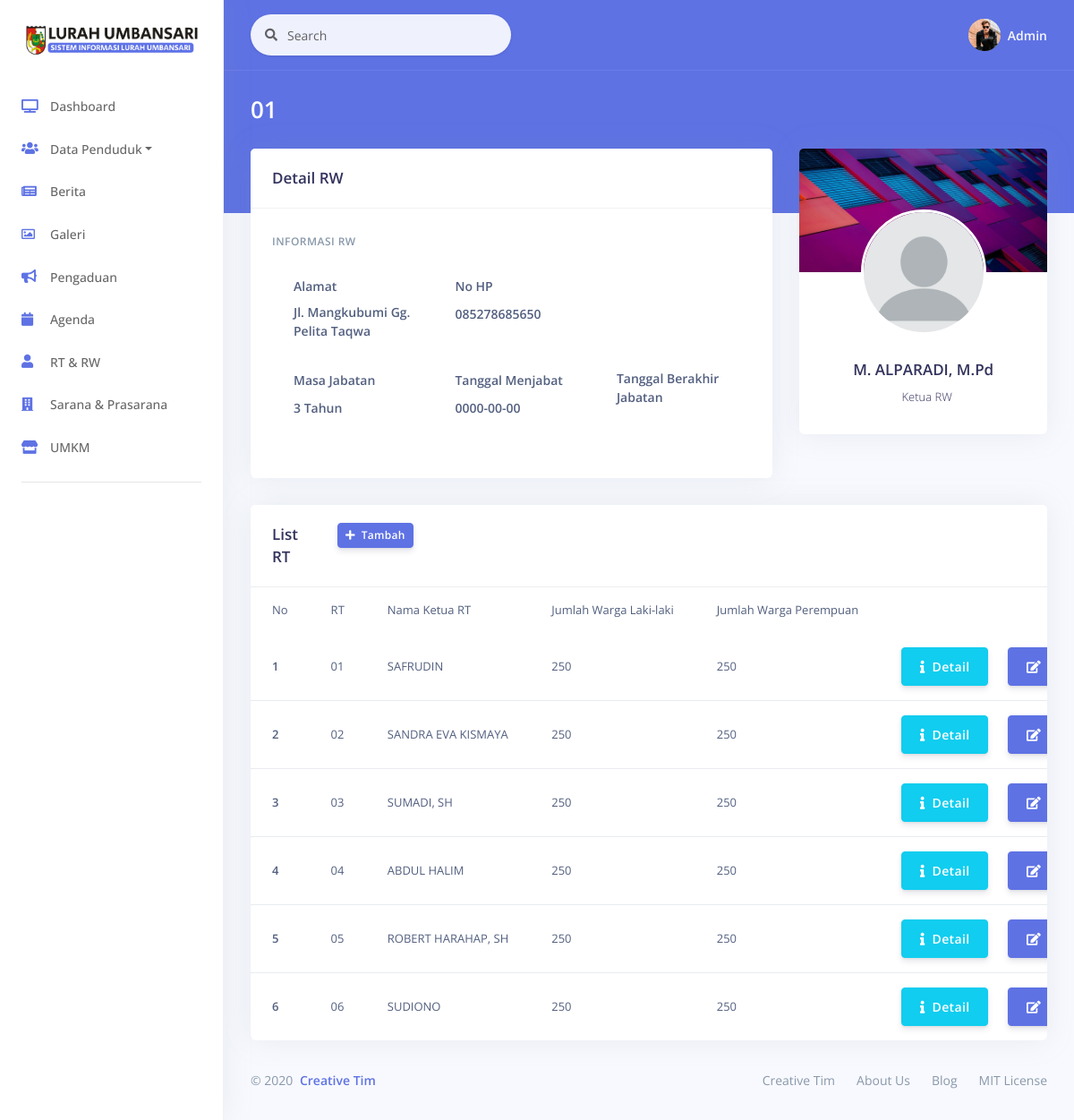
The page /Rw/detail/1 on the database its author committed.
### tables this page shows
CREATE TABLE `rw` (
  `rw_id` int(5) NOT NULL,
  `no_rw` varchar(50) NOT NULL,
  `rw_nama` varchar(50) DEFAULT NULL,
  `alamat` varchar(255) DEFAULT NULL,
  `no_tlp` varchar(50) DEFAULT NULL,
  `rw_foto` varchar(50) DEFAULT 'default.png',
  `tgl_jabat` date DEFAULT NULL,
  `tgl_akhir` date DEFAULT NULL,
  `status` varchar(50) DEFAULT '1'
);

CREATE TABLE `rt` (
  `rt_id` int(5) NOT NULL,
  `rw_id` int(5) NOT NULL,
  `rt_nama` varchar(50) DEFAULT NULL,
  `no_rt` varchar(50) DEFAULT NULL,
  `alamat` varchar(50) DEFAULT NULL,
  `no_tlp` varchar(50) DEFAULT NULL,
  `rt_foto` varchar(50) DEFAULT 'default.png',
  `tgl_jabat` date DEFAULT NULL,
  `tgl_akhir` date DEFAULT NULL,
  `status` varchar(50) DEFAULT '1'
);

### application/controllers/Rw.php (called while the page is built, shortened)
<?php
class Rw extends CI_Controller
{
    public function __construct()
    {
        $this->load->model('Rw_model');
        $this->load->model('Rt_model');
        $this->load->model('User_model');
    }
    public function detail($rw_id)
    {
        $data['judul'] = "Detail RW";
        $data['rw'] = $this->Rw_model->getById($rw_id);
        $data['rt'] = $this->Rt_model->get();
        $this->load->view("layout/header", $data);
        $this->load->view("data_rtrw/vw_detail_rw", $data);
        $this->load->view("layout/footer", $data);
    }
}

### index.php (called while the page is built, shortened)
<?php
require_once BASEPATH.'core/CodeIgniter.php';

### application/models/Rw_model.php (called while the page is built, shortened)
<?php
class Rw_model extends CI_Model
{
    public function getById($rw_id){
        $this->db->select('rw.*');
        $this->db->from('rw');
        $this->db->where('rw.rw_id', $rw_id);
        $query = $this->db->get();
        return $query->row_array();
    }
}

### application/models/Rt_model.php (called while the page is built, shortened)
<?php
class Rt_model extends CI_Model
{
    public $table = 'rt';
    public function get()
    {
        $this->db->from($this->table);
        $query = $this->db->get();
        return $query->result_array();
    }
}

### application/views/data_rtrw/vw_detail_rw.php (the view, shortened to what this page needs)
<div class="header bg-primary pb-6">
    <div class="container-fluid">
        <div class="header-body">
            <div class="row align-items-center py-4">
                <div class="col-lg-6 col-7">
                    <h3 class="h1 text-white d-inline-block mb-0"><?= $rw['no_rw'] ?></h3>
                </div>
            </div>
        </div>
    </div>
</div>
<div class="container-fluid mt--6">
    <div class="row">
        <div class="col-xl-4 order-xl-2">
            <div class="card card-profile">
                <div class="row justify-content-center">
                    <div class="col-lg-3 order-lg-2">
                        <div class="card-profile-image">
                            <a href="#">
                                <img src="<?= base_url('assets/img/rw/') . $rw['rw_foto']; ?>" class="rounded-circle">
                            </a>
                        </div>
                    </div>
                </div>
                <div class="card-body pt-7">
                    <div class="text-center">
                        <h5 class="h3">
                            <?= $rw['rw_nama'] ?>
                        </h5>
                        <div class="h5 font-weight-300">
                            <i class="ni location_pin mr-2"></i>Ketua RW
                        </div>
                    </div>
                </div>
            </div>
        </div>
        <div class="col-xl-8 order-xl-1">
            <div class="card">
                <div class="card-header">
                    <div class="row align-items-center">
                        <div class="col-8">
                            <h3 class="mb-0">Detail RW </h3>
                        </div>
                    </div>
                </div>
                <div class="card-body">
                    <form>
                        <h6 class="heading-small text-muted mb-4">Informasi RW</h6>
                        <div class="pl-lg-4">
                            <div class="row">
                                <div class="col-4">
                                    <div class="form-group">
                                        <label class="form-control-label" for="input-username">Alamat</label><br>
                                        <label class="form-control-label" for="input-username"><?= $rw['alamat'] ?></label>
                                    </div>
                                </div>
                                <div class="col-4">
                                    <div class="form-group">
                                        <label class="form-control-label" for="input-username">No HP</label><br>
                                        <label class="form-control-label" for="input-username"><?= $rw['no_tlp'] ?></label>
                                    </div>
                                </div>
                            </div>
                            <div class="row">
                                <div class="col-lg-4">
                                    <div class="form-group">
                                        <label class="form-control-label" for="input-username">Masa Jabatan</label><br>
                                        <label class="form-control-label" for="input-username">3 Tahun</label>
                                    </div>
                                </div>
                                <div class="col-lg-4">
                                    <div class="form-group">
                                        <label class="form-control-label" for="input-username">Tanggal Menjabat</label><br>
                                        <label class="form-control-label" for="input-username"><?= $rw['tgl_jabat'] ?></label>
                                    </div>
                                </div>
                                <div class="col-lg-4">
                                    <div class="form-group">
                                        <label class="form-control-label" for="input-username">Tanggal Berakhir Jabatan</label><br>
                                    </div>
                                </div>
                            </div>
                        </div>
                    </form>
                </div>
            </div>
        </div>
    </div>
    <div class="row">
        <div class="col">
            <div class="card">
                <div class="card-header border-0">
                    <div class="row">
                        <div class="col-1">
                            <h3 class="mb-0">List RT</h3>
                        </div>
                        <div class="col-3">
                            <a href="<?= site_url('Rt/add/') . $rw['rw_id']; ?>" class="btn btn-sm btn-primary"><i class="fas fa-plus"></i>&nbsp;&nbsp;Tambah</a>
                        </div>
                    </div>
                </div>
                <div class="table-responsive">
                    <table class="table align-items-center table-flush">
                        <thead class="thead-light">
                            <tr>
                                <td scope="col" class="sort" data-sort="nik">No</td>
                                <td scope="col" class="sort" data-sort="nik">RT</td>
                                <td scope="col" class="sort" data-sort="nama">Nama Ketua RT</td>
                                <td scope="col" class="sort" data-sort="asal">Jumlah Warga Laki-laki</td>
                                <td scope="col" class="sort" data-sort="asal">Jumlah Warga Perempuan</td>
                                <td scope="col"></td>
                            </tr>
                        </thead>
                        <tbody class="list">
                            <?php
                            $i = 1;
                            foreach ($rt as $r) {
                                if ($rw['rw_id'] == $r['rw_id']) {
                            ?>
                                    <tr>
                                        <th scope="row">
                                            <div class="media-body">
                                                <span><?= $i ?></span>
                                            </div>
                                        </th>
                                        <td>
                                            <?= $r['no_rt'] ?>
                                        </td>
                                        <td>
                                            <?= $r['rt_nama'] ?>
                                        </td>
                                        <td>
                                            250
                                        </td>
                                        <td>
                                            250
                                        </td>
                                        <td class="text-right">
                                            <a href="<?= site_url('Rt/detail/') . $r['rt_id']; ?>" class="btn btn-info"><i class="fas fa-info"></i>&nbsp;&nbsp;Detail</a>&nbsp;&nbsp;&nbsp;
                                            <a href="<?= site_url('Rt/edit/') . $r['rt_id']; ?>" class="btn btn-primary"><i class="fas fa-edit"></i>&nbsp;&nbsp;Edit</a>
                                        </td>
                                    </tr>
                            <?php
                                    $i++;
                                }
                            }
                            ?>
                        </tbody>
                    </table>
                </div>
            </div>
        </div>
    </div>

### rows shown on the page
rw: no_rw "01", rw_foto (placeholder picture), rw_nama "M. ALPARADI, M.Pd", alamat "Jl. Mangkubumi Gg. Pelita Taqwa", no_tlp "085278685650", tgl_jabat "0000-00-00"
rt: no_rt "01", rt_nama "SAFRUDIN"
rt: no_rt "02", rt_nama "SANDRA EVA KISMAYA"
rt: no_rt "03", rt_nama "SUMADI, SH"
rt: no_rt "04", rt_nama "ABDUL HALIM"
rt: no_rt "05", rt_nama "ROBERT HARAHAP, SH"
rt: no_rt "06", rt_nama "SUDIONO"
